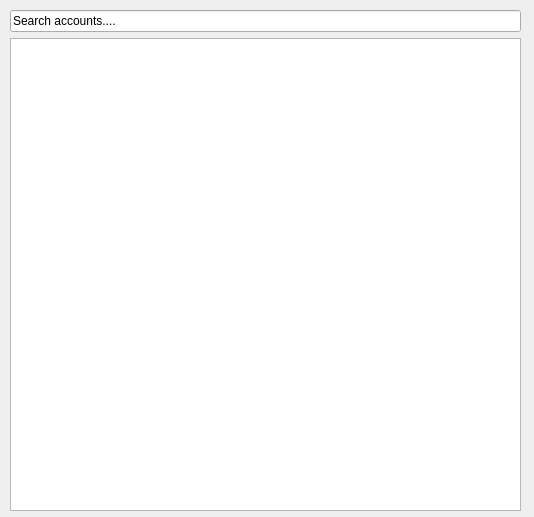
<?xml version="1.0" encoding="UTF-8"?>
<ui version="4.0">
 <class>Form</class>
 <widget class="QWidget" name="Form">
  <property name="geometry">
   <rect>
    <x>0</x>
    <y>0</y>
    <width>534</width>
    <height>517</height>
   </rect>
  </property>
  <property name="windowTitle">
   <string>Form</string>
  </property>
  <widget class="QWidget" name="verticalLayoutWidget">
   <property name="geometry">
    <rect>
     <x>10</x>
     <y>10</y>
     <width>511</width>
     <height>501</height>
    </rect>
   </property>
   <layout class="QVBoxLayout" name="verticalLayout">
    <item>
     <widget class="QLineEdit" name="search_bar">
      <property name="text">
       <string>Search accounts....</string>
      </property>
     </widget>
    </item>
    <item>
     <widget class="QListView" name="account_list"/>
    </item>
   </layout>
  </widget>
 </widget>
 <resources/>
 <connections/>
</ui>
